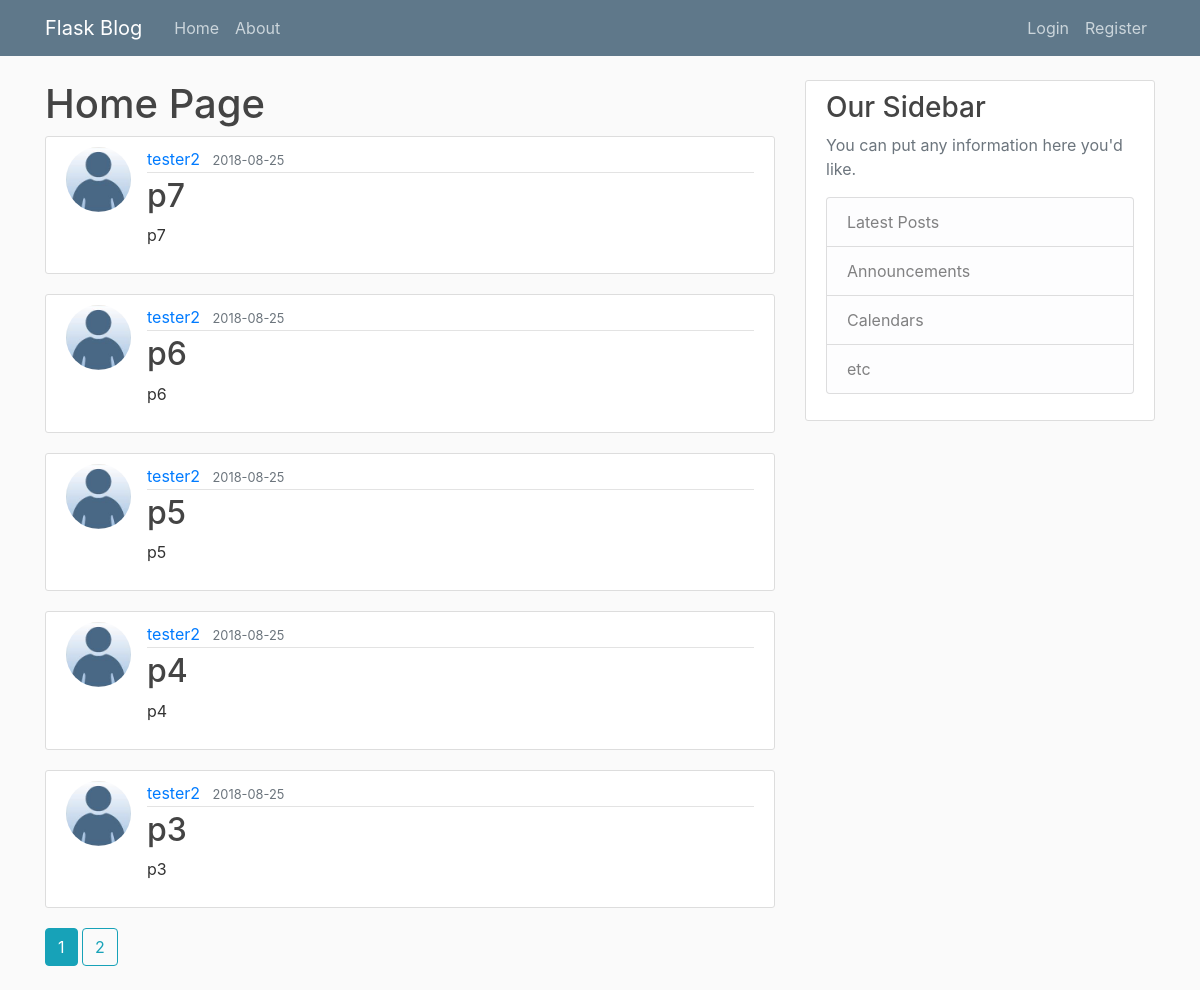
Page /home on the earlier database version.
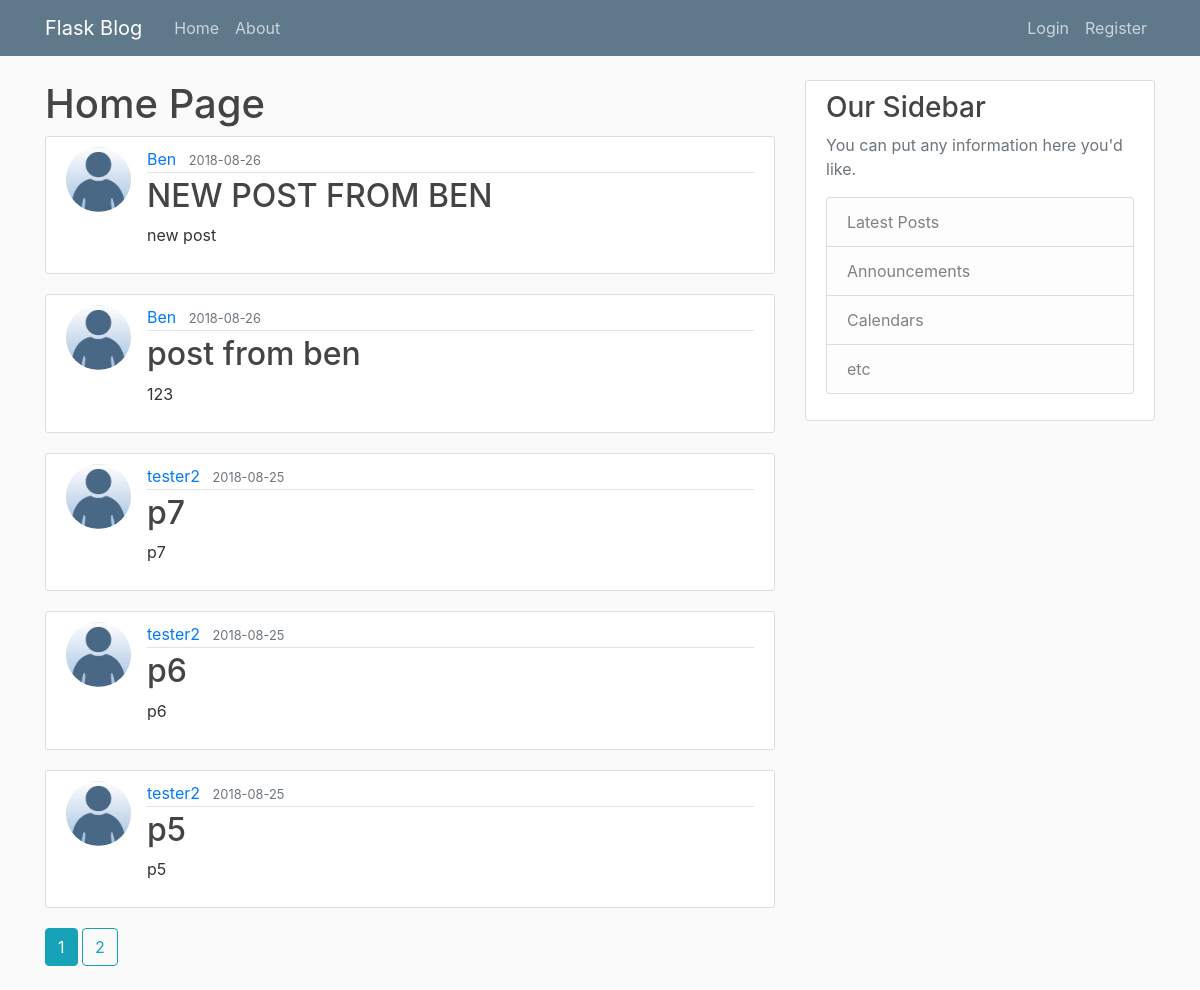
Same page on the later database version.
### flaskblog/models.py (models this page shows, shortened)
class Post(db.Model):
    id = db.Column(db.Integer, primary_key=True)
    title = db.Column(db.String(100), nullable=False)
    date_posted = db.Column(db.DateTime, nullable=False, default=datetime.utcnow)
    content = db.Column(db.Text, nullable=False)
    user_id = db.Column(db.Integer, db.ForeignKey('user.id'), nullable=False)

class User(db.Model, UserMixin):
    id = db.Column(db.Integer, primary_key=True)
    username = db.Column(db.String(20), unique=True, nullable=False)
    email = db.Column(db.String(120), unique=True, nullable=False)
    image_file = db.Column(db.String(20), nullable=False, default='default.jpg')
    password = db.Column(db.String(60), nullable=False)
    posts = db.relationship('Post', backref='author', lazy=True)

### flaskblog/main/routes.py (the view)
@main.route("/")
@main.route("/home")
def home():
    page = request.args.get('page', 1, type=int)
    posts = Post.query.order_by(Post.date_posted.desc()).\
        paginate(page=page, per_page=5)
    return render_template('home.html', posts=posts)

### flaskblog/templates/home.html
{% extends "layout.html" %}
{% block content %}
    <h1>Home Page</h1>
    {% for post in posts.items %}
    <article class="media content-section">
        <img class = "rounded-circle article-img"
             src = "{{ url_for('static', filename = 'profile_pics/' + post.author.image_file)}}">
        <div class="media-body">
            <div class="article-metadata">
                <a class="mr-2" href="{{ url_for('users.user_posts', username=post.author.username) }}">{{ post.author.username }}</a>
                <small class="text-muted">{{ post.date_posted.strftime('%Y-%m-%d') }}</small>
            </div>
            <h2><a class="article-title" href="{{ url_for('posts.post', post_id=post.id) }}">{{ post.title }}</a></h2>
            <p class="article-content">{{ post.content }}</p>
        </div>
    </article>
    {% endfor %}
    {% for page_num in posts.iter_pages(left_edge=1, right_edge=1, left_current=1, right_current=2) %}
        {% if page_num %}
            {% if posts.page == page_num %}
                <a class="btn btn-info mb-4" href="{{ url_for('main.home', page=page_num) }}">{{ page_num }}</a>
            {% else %}
                <a class="btn btn-outline-info mb-4" href="{{ url_for('main.home', page=page_num) }}">{{ page_num }}</a>
            {% endif %}
        {% else %}
            ...
        {% endif %}
    {% endfor %}
{% endblock content%}

Differences in the rows shown:
no longer on this page (row unchanged): Post: image_file (placeholder picture), author.username "tester2", date_posted "2018-08-25", title "p4", content "p4"
no longer on this page (row unchanged): Post: image_file (placeholder picture), author.username "tester2", date_posted "2018-08-25", title "p3", content "p3"
added Post: image_file (placeholder picture), author.username "Ben", date_posted "2018-08-26", title "NEW POST FROM BEN", content "new post"
added Post: image_file (placeholder picture), author.username "Ben", date_posted "2018-08-26", title "post from ben", content "123"
